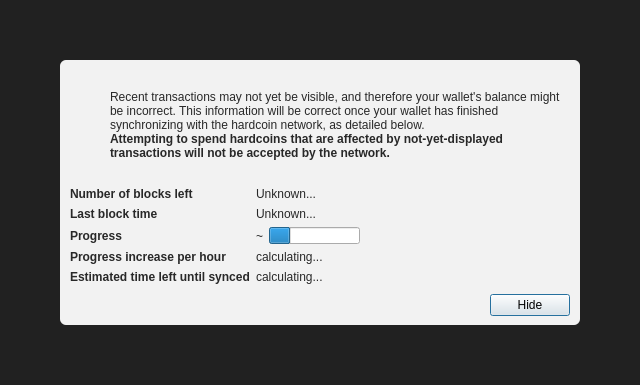
<?xml version="1.0" encoding="UTF-8"?>
<ui version="4.0">
 <class>ModalOverlay</class>
 <widget class="ModalOverlay" name="ModalOverlay">
  <property name="geometry">
   <rect>
    <x>0</x>
    <y>0</y>
    <width>640</width>
    <height>385</height>
   </rect>
  </property>
  <property name="windowTitle">
   <string>Form</string>
  </property>
  <layout class="QVBoxLayout" name="verticalLayout" stretch="0">
   <property name="sizeConstraint">
    <enum>QLayout::SetDefaultConstraint</enum>
   </property>
   <property name="leftMargin">
    <number>0</number>
   </property>
   <property name="topMargin">
    <number>0</number>
   </property>
   <property name="rightMargin">
    <number>0</number>
   </property>
   <property name="bottomMargin">
    <number>0</number>
   </property>
   <item>
    <widget class="QWidget" name="bgWidget" native="true">
     <property name="styleSheet">
      <string notr="true">#bgWidget { background: rgba(0,0,0,220); }</string>
     </property>
     <layout class="QVBoxLayout" name="verticalLayoutMain" stretch="1">
      <property name="leftMargin">
       <number>60</number>
      </property>
      <property name="topMargin">
       <number>60</number>
      </property>
      <property name="rightMargin">
       <number>60</number>
      </property>
      <property name="bottomMargin">
       <number>60</number>
      </property>
      <item>
       <widget class="QWidget" name="contentWidget" native="true">
        <property name="styleSheet">
         <string notr="true">#contentWidget { background: rgba(255,255,255,240); border-radius: 6px; }

QLabel { color: rgb(40,40,40);  }</string>
        </property>
        <layout class="QVBoxLayout" name="verticalLayoutSub" stretch="1,0,0,0">
         <property name="spacing">
          <number>0</number>
         </property>
         <property name="leftMargin">
          <number>10</number>
         </property>
         <property name="topMargin">
          <number>10</number>
         </property>
         <property name="rightMargin">
          <number>10</number>
         </property>
         <property name="bottomMargin">
          <number>10</number>
         </property>
         <item>
          <layout class="QHBoxLayout" name="horizontalLayoutIconText" stretch="0,1">
           <property name="topMargin">
            <number>20</number>
           </property>
           <item>
            <layout class="QVBoxLayout" name="verticalLayoutIcon">
             <property name="leftMargin">
              <number>0</number>
             </property>
             <item>
              <widget class="QPushButton" name="warningIcon">
               <property name="enabled">
                <bool>false</bool>
               </property>
               <property name="text">
                <string/>
               </property>
               <property name="icon">
                <iconset>
                 <normaloff>:/icons/warning</normaloff>
                 <disabledoff>:/icons/warning</disabledoff>:/icons/warning</iconset>
               </property>
               <property name="iconSize">
                <size>
                 <width>48</width>
                 <height>48</height>
                </size>
               </property>
               <property name="flat">
                <bool>true</bool>
               </property>
              </widget>
             </item>
             <item>
              <spacer name="verticalSpacerWarningIcon">
               <property name="orientation">
                <enum>Qt::Vertical</enum>
               </property>
               <property name="sizeHint" stdset="0">
                <size>
                 <width>20</width>
                 <height>40</height>
                </size>
               </property>
              </spacer>
             </item>
            </layout>
           </item>
           <item>
            <layout class="QVBoxLayout" name="verticalLayoutInfoText">
             <property name="leftMargin">
              <number>0</number>
             </property>
             <property name="topMargin">
              <number>0</number>
             </property>
             <item>
              <widget class="QLabel" name="infoText">
               <property name="text">
                <string>Recent transactions may not yet be visible, and therefore your wallet's balance might be incorrect. This information will be correct once your wallet has finished synchronizing with the hardcoin network, as detailed below.</string>
               </property>
               <property name="textFormat">
                <enum>Qt::RichText</enum>
               </property>
               <property name="wordWrap">
                <bool>true</bool>
               </property>
              </widget>
             </item>
             <item>
              <widget class="QLabel" name="infoTextStrong">
               <property name="font">
                <font>
                 <weight>75</weight>
                 <bold>true</bold>
                </font>
               </property>
               <property name="text">
                <string>Attempting to spend hardcoins that are affected by not-yet-displayed transactions will not be accepted by the network.</string>
               </property>
               <property name="textFormat">
                <enum>Qt::RichText</enum>
               </property>
               <property name="wordWrap">
                <bool>true</bool>
               </property>
              </widget>
             </item>
             <item>
              <spacer name="verticalSpacerInTextSpace">
               <property name="orientation">
                <enum>Qt::Vertical</enum>
               </property>
               <property name="sizeHint" stdset="0">
                <size>
                 <width>20</width>
                 <height>40</height>
                </size>
               </property>
              </spacer>
             </item>
            </layout>
           </item>
          </layout>
         </item>
         <item>
          <spacer name="verticalSpacerAfterText">
           <property name="orientation">
            <enum>Qt::Vertical</enum>
           </property>
           <property name="sizeHint" stdset="0">
            <size>
             <width>20</width>
             <height>40</height>
            </size>
           </property>
          </spacer>
         </item>
         <item>
          <layout class="QFormLayout" name="formLayout">
           <property name="fieldGrowthPolicy">
            <enum>QFormLayout::FieldsStayAtSizeHint</enum>
           </property>
           <property name="horizontalSpacing">
            <number>6</number>
           </property>
           <property name="verticalSpacing">
            <number>6</number>
           </property>
           <property name="topMargin">
            <number>10</number>
           </property>
           <item row="0" column="0">
            <widget class="QLabel" name="labelNumberOfBlocksLeft">
             <property name="font">
              <font>
               <weight>75</weight>
               <bold>true</bold>
              </font>
             </property>
             <property name="text">
              <string>Number of blocks left</string>
             </property>
            </widget>
           </item>
           <item row="0" column="1">
            <widget class="QLabel" name="numberOfBlocksLeft">
             <property name="text">
              <string>Unknown...</string>
             </property>
            </widget>
           </item>
           <item row="1" column="0">
            <widget class="QLabel" name="labelLastBlockTime">
             <property name="font">
              <font>
               <weight>75</weight>
               <bold>true</bold>
              </font>
             </property>
             <property name="text">
              <string>Last block time</string>
             </property>
            </widget>
           </item>
           <item row="1" column="1">
            <widget class="QLabel" name="newestBlockDate">
             <property name="sizePolicy">
              <sizepolicy hsizetype="Maximum" vsizetype="Preferred">
               <horstretch>0</horstretch>
               <verstretch>0</verstretch>
              </sizepolicy>
             </property>
             <property name="text">
              <string>Unknown...</string>
             </property>
            </widget>
           </item>
           <item row="2" column="0">
            <widget class="QLabel" name="labelSyncDone">
             <property name="font">
              <font>
               <weight>75</weight>
               <bold>true</bold>
              </font>
             </property>
             <property name="text">
              <string>Progress</string>
             </property>
            </widget>
           </item>
           <item row="2" column="1">
            <layout class="QHBoxLayout" name="horizontalLayoutSync" stretch="0,1">
             <item>
              <widget class="QLabel" name="percentageProgress">
               <property name="text">
                <string notr="true">~</string>
               </property>
              </widget>
             </item>
             <item>
              <widget class="QProgressBar" name="progressBar">
               <property name="value">
                <number>24</number>
               </property>
               <property name="format">
                <string/>
               </property>
              </widget>
             </item>
            </layout>
           </item>
           <item row="4" column="0">
            <widget class="QLabel" name="labelProgressIncrease">
             <property name="font">
              <font>
               <weight>75</weight>
               <bold>true</bold>
              </font>
             </property>
             <property name="text">
              <string>Progress increase per hour</string>
             </property>
            </widget>
           </item>
           <item row="4" column="1">
            <widget class="QLabel" name="progressIncreasePerH">
             <property name="text">
              <string>calculating...</string>
             </property>
            </widget>
           </item>
           <item row="5" column="0">
            <widget class="QLabel" name="labelEstimatedTimeLeft">
             <property name="font">
              <font>
               <weight>75</weight>
               <bold>true</bold>
              </font>
             </property>
             <property name="text">
              <string>Estimated time left until synced</string>
             </property>
            </widget>
           </item>
           <item row="5" column="1">
            <widget class="QLabel" name="expectedTimeLeft">
             <property name="text">
              <string>calculating...</string>
             </property>
            </widget>
           </item>
          </layout>
         </item>
         <item>
          <layout class="QHBoxLayout" name="horizontalLayoutButtons">
           <property name="leftMargin">
            <number>10</number>
           </property>
           <property name="topMargin">
            <number>10</number>
           </property>
           <item>
            <spacer name="horizontalSpacer">
             <property name="orientation">
              <enum>Qt::Horizontal</enum>
             </property>
             <property name="sizeHint" stdset="0">
              <size>
               <width>40</width>
               <height>20</height>
              </size>
             </property>
            </spacer>
           </item>
           <item>
            <widget class="QPushButton" name="closeButton">
             <property name="text">
              <string>Hide</string>
             </property>
             <property name="focusPolicy">
              <enum>Qt::StrongFocus</enum>
             </property>
             <property name="default">
              <bool>true</bool>
             </property>
            </widget>
           </item>
          </layout>
         </item>
        </layout>
       </widget>
      </item>
     </layout>
    </widget>
   </item>
  </layout>
 </widget>
 <customwidgets>
  <customwidget>
   <class>ModalOverlay</class>
   <extends>QWidget</extends>
   <header>qt/modaloverlay.h</header>
   <container>1</container>
  </customwidget>
 </customwidgets>
 <resources/>
 <connections/>
</ui>
